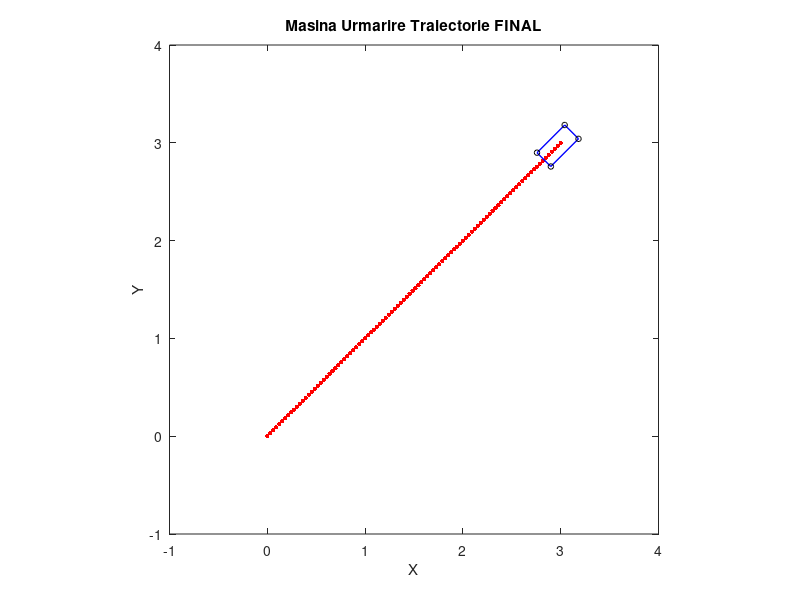

Write the MATLAB code that produced this figure.
% Parametrii
start_point = [0 0];            % Punct de start [x y]
end_point = [3 3];              % Punctul final [x y]
num_points = 100;               % Numarul de puncte pe linia care reprezinta traiectoria
dt = 0.1;                       % Timp
L = 0.5;                        % Dimensiune masina
v = 1;                          % Constanta de viteza

% Calcul traiectorie tinta (linie)
target_x = linspace(start_point(1), end_point(1), num_points);
target_y = linspace(start_point(2), end_point(2), num_points);

% Initializare stare masina
x = start_point(1);             % Pozitia x initiala
y = start_point(2);             % Pozitia y initiala
theta = atan2(end_point(2) - start_point(2), end_point(1) - start_point(1)); % Unghi initial vehicul pana la punctul final

% Creare forma masina
car_length = L * 0.8;
car_width = L * 0.4;
car_shape = [car_length/2, car_width/2;     % Colt dreapta fata
             car_length/2, -car_width/2;    % Colt stanga fata
             -car_length/2, -car_width/2;   % Colt stanga spate
             -car_length/2, car_width/2;    % Colt dreapta spate
             car_length/2, car_width/2];    % Punct inchidere forma masina

% Creare forma roti masina
wheel_radius = L * 0.1;
wheel_shape = wheel_radius * [cos(linspace(0, 2*pi, 20)); sin(linspace(0, 2*pi, 20))];

% Loop principal
for i = 1:num_points
    % Calcul distanta pana la punctul final curent
    dist_to_target = norm([x, y] - [target_x(i), target_y(i)]);
    
    % Verificare daca masina a atins punctul final curent
    while dist_to_target > 0.1
        % Control urmarire (calcul unghi directie)
        alpha = atan2(target_y(i) - y, target_x(i) - x) - theta;
        delta = atan2(2 * L * sin(alpha), dist_to_target);
        
        % Actualizare stare masina
        x = x + v * cos(theta) * dt;
        y = y + v * sin(theta) * dt;
        theta = theta + (v / L) * tan(delta) * dt;
        
        % Updatare calcul distanta pana la punctul final curent dupa o miscare
        dist_to_target = norm([x, y] - [target_x(i), target_y(i)]);
        
        % Plot vehicul si traiectorie
        plot(target_x, target_y, 'r.', 'MarkerSize', 10);
        hold on;
        
        % Plot forma masina
        rotated_car_shape = [cos(theta) -sin(theta); sin(theta) cos(theta)] * car_shape.';
        car_x = rotated_car_shape(1, :) + x;
        car_y = rotated_car_shape(2, :) + y;
        plot(car_x, car_y, 'b', 'LineWidth', 1);
        
        % Plot roti si pozitia lor la masina relativa
        front_left_wheel_x = x + (car_length/2) * cos(theta) + (car_width/2) * sin(theta);
        front_left_wheel_y = y + (car_length/2) * sin(theta) - (car_width/2) * cos(theta);
        front_right_wheel_x = x + (car_length/2) * cos(theta) - (car_width/2) * sin(theta);
        front_right_wheel_y = y + (car_length/2) * sin(theta) + (car_width/2) * cos(theta);
        rear_left_wheel_x = x - (car_length/2) * cos(theta) + (car_width/2) * sin(theta);
        rear_left_wheel_y = y - (car_length/2) * sin(theta) - (car_width/2) * cos(theta);
        rear_right_wheel_x = x - (car_length/2) * cos(theta) - (car_width/2) * sin(theta);
        rear_right_wheel_y = y - (car_length/2) * sin(theta) + (car_width/2) * cos(theta);
        
        plot(front_left_wheel_x, front_left_wheel_y, 'ko', 'MarkerSize', 4);
        plot(front_right_wheel_x, front_right_wheel_y, 'ko', 'MarkerSize', 4);
        plot(rear_left_wheel_x, rear_left_wheel_y, 'ko', 'MarkerSize', 4);
        plot(rear_right_wheel_x, rear_right_wheel_y, 'ko', 'MarkerSize', 4);
        
        hold off;
        axis equal;
        title('Masina Urmarire Traiectorie FINAL');
        xlabel('X');
        ylabel('Y');
        xlim([-1 4]);
        ylim([-1 4]);
        drawnow;
        
        % Pauza pentru vizualizare (0.1 sec optim)
        pause(0.1);
    end
end
